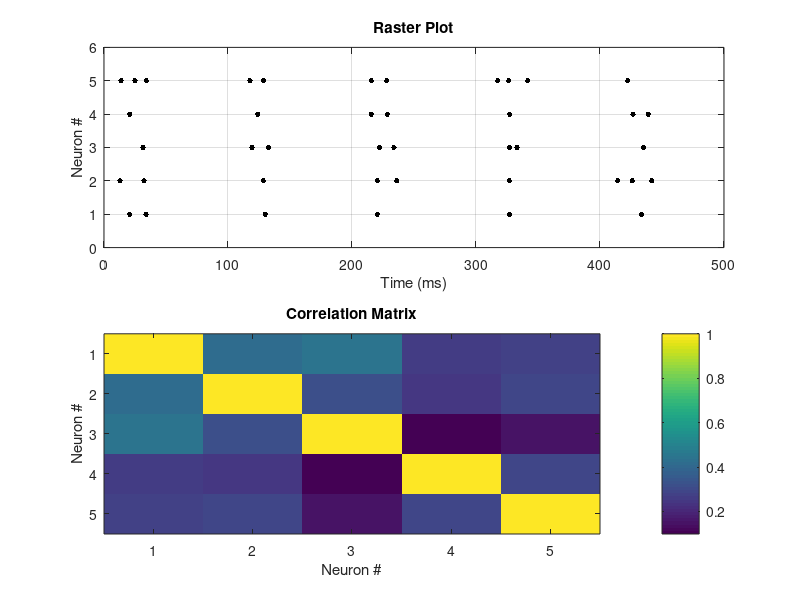
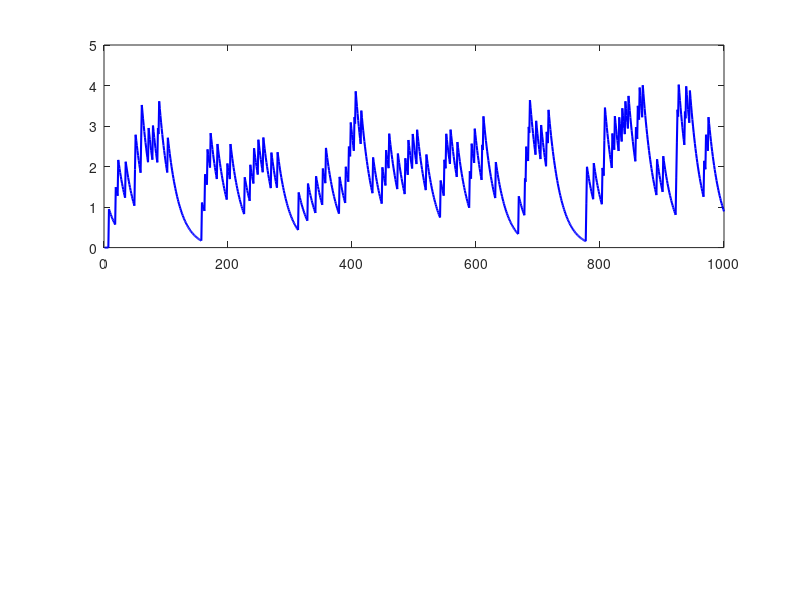

MATLAB code for these plots, in order: (Note: this script raises an error after producing the figures.)
% =============================================================================
% Author: Christian Danilo Arroyo Herrera
% Module: Neural Computing — University of Lincoln, School of Computer Science
% Assessment: 1 | Academic Year 2025/2026
% This code is the author's own original work submitted as a university assessment.
% AUTHOR_FINGERPRINT: Q2hyaXN0aWFuIERhbmlsbyBBcnJveW8gSGVycmVyYXxjYXJyb3lvaGVycmVyYUBnbWFpbC5jb20=
% =============================================================================

% Part 3: Networks & Cognition

clear; clc; close all;

N_neurons = 5;
dt = 0.1;
T_sim = 500; % ms
steps = T_sim/dt;
time = 0:dt:T_sim-dt;

tau = 10;
R = 10; 
V_rest = -65;
V_th = -50;
V_reset = -70;

% Weight Matrix
% Scenario 1: Fully Excitatory
W = rand(N_neurons) * 0.5; 

% Scenario 2: Mixed (Excitatory/Inhibitory)
%W = randn(N_neurons) * 0.5; % Gaussian (+ and - values)

W(1:N_neurons+1:end) = 0;

freq = 10; % Hz
amp = 2;   % nA
noise_amp = 5; 
I_input = amp * sin(2*pi*freq*time/1000) + noise_amp * randn(N_neurons, steps);

V = zeros(N_neurons, steps) + V_rest;
spikes = zeros(N_neurons, steps);

for t = 1:steps-1
    I_syn = sum(W .* spikes(:, t)', 2) * 20; % Gain factor 20
    
    I_total = I_input(:, t) + I_syn;
    
    dV = (-(V(:, t) - V_rest) + R * I_total) / tau;
    V(:, t+1) = V(:, t) + dV * dt;
    
    did_spike = V(:, t+1) >= V_th;
    spikes(did_spike, t+1) = 1;
    V(did_spike, t+1) = V_reset;
end

figure('Name', 'Part 3A: Network Activity', 'Color', 'w');
subplot(2,1,1);
[row, col] = find(spikes);
plot(col*dt, row, 'k.', 'MarkerSize', 12);
ylim([0 N_neurons+1]);
title('Raster Plot');
xlabel('Time (ms)'); ylabel('Neuron #');
grid on;

subplot(2,1,2);
firing_rates = movmean(spikes, 50, 2); 
imagesc(corrcoef(firing_rates'));
colorbar;
title('Correlation Matrix');
xlabel('Neuron #'); ylabel('Neuron #');


steps_ltp = 1000;
pre_spikes = double(rand(1, steps_ltp) > 0.9); 

calcium = 0;
calcium_decay = 0.95;
w = 0.5;                % Initial weight
w_history = zeros(1, steps_ltp);
Ca_history = zeros(1, steps_ltp);
Ca_threshold = 2.0;     % LTP threshold

for t = 1:steps_ltp
    if pre_spikes(t) == 1
        calcium = calcium + 1; 
    end
    
    calcium = calcium * calcium_decay;
    
    if calcium > Ca_threshold
        w = w + 0.005; 
    end
    
    w_history(t) = w;
    Ca_history(t) = calcium;
end

figure('Name', 'Part 3B: Synaptic Plasticity', 'Color', 'w');
subplot(2,1,1);
plot(Ca_history, 'b', 'LineWidth', 1.5);
yline(Ca_threshold, 'r--', 'LTP Threshold');
title('Post-Synaptic Calcium');
ylabel('[Ca^{2+}]'); grid on;

subplot(2,1,2);
plot(w_history, 'k', 'LineWidth', 2);
title('Synaptic Weight Evolution');
xlabel('Time Steps'); ylabel('Weight (w)');
grid on;


input_horizontal = [0 0 0; 1 1 1; 0 0 0]; 
input_vertical   = [0 1 0; 0 1 0; 0 1 0]; 

W_horz_detector = [0 0 0; 1 1 1; 0 0 0]; 
W_vert_detector = [0 1 0; 0 1 0; 0 1 0];

% Disease Simulation (Neurodegeneration)
% disease_noise = randn(3,3) * 0.5; W_horz_detector = W_horz_detector + disease_noise;

response_H_neuron = sum(sum(input_horizontal .* W_horz_detector));
response_V_neuron = sum(sum(input_horizontal .* W_vert_detector));

figure('Name', 'Part 3C: Edge Detection', 'Color', 'w');

subplot(2,2,1);
imagesc(input_horizontal); title('Visual Input'); axis off;

subplot(2,2,2);
bar([response_H_neuron, response_V_neuron]);
xticklabels({'Horz Neuron', 'Vert Neuron'});
title('Network Response');
ylabel('Firing Rate');
grid on;
